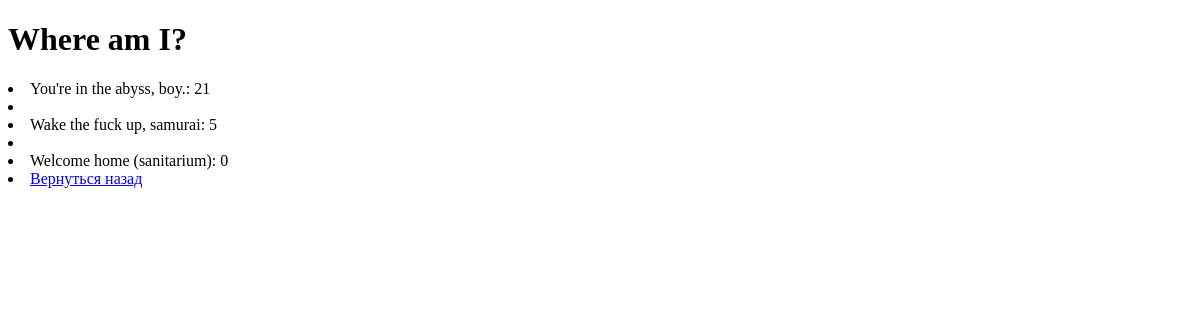
The app's page /polls/3/results/, older data.
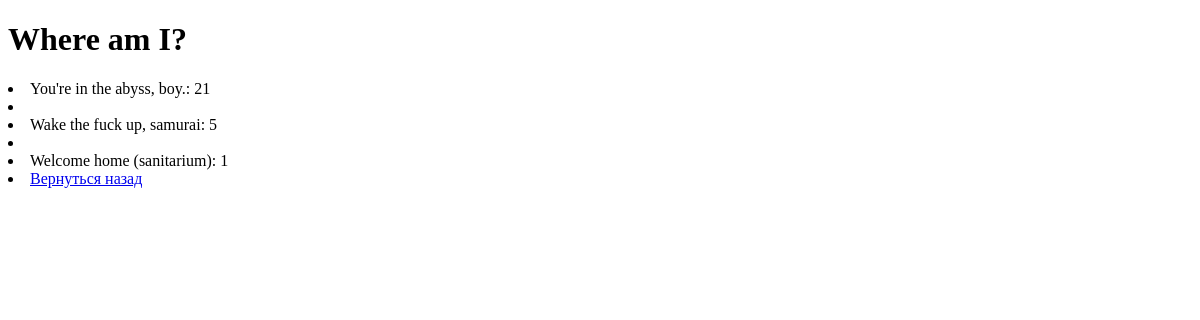
The same page, newer data.
### polls/models.py (models this page shows, shortened)
class Choice(models.Model):
    question = models.ForeignKey(Question, on_delete=models.CASCADE)
    text = models.CharField(max_length=1000)
    votes = models.IntegerField(default=0)

### polls/views.py (the view)
# urls.py: path("<int:pk>/results/", views.ResultsView.as_view(), name="results"),
class ResultsView(generic.DetailView):
    model = Question
    template_name = "polls/results.html"

### polls/Templates/polls/results.html (shortened to what this page needs)
<!DOCTYPE html>
<html lang="en">
<head>
</head>
<body>
    <h1>{{question.text}}</h1>
    {% if question.choice_set.all %}
        {% for c in question.choice_set.all %}
            <li>{{c.text}}: {{c.votes}}<li>
        {% endfor%}
    {% endif %}
    <a href="{% url 'polls:index' %}">Вернуться назад</a>
</body>
</html>

Row changes from the older to the newer data that the page shows:
changed Choice "Welcome home (sanitarium)": votes "0" → "1"
